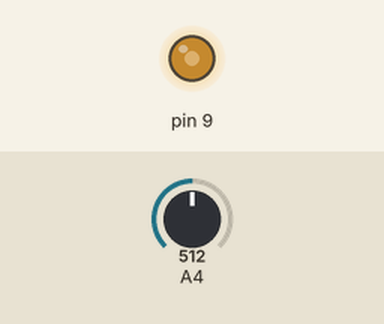
A sketch run on a simulated Arduino Uno, built with avr-gcc and run on an emulated ATmega328P. On the bench: output pins drawn as LEDs (lit = HIGH). The test bench sets the inputs (shaded band); at power-on: A4 = 512.

Above: at 1.2 s.
1.3 s: A4 set to 716
At 2.5 s:
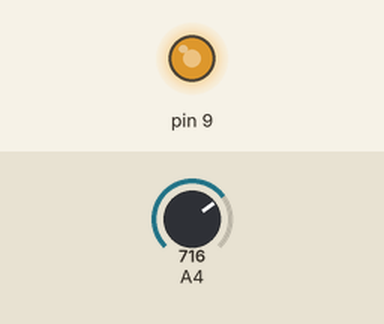
2.8 s: A4 set to 900
At 3.7 s:
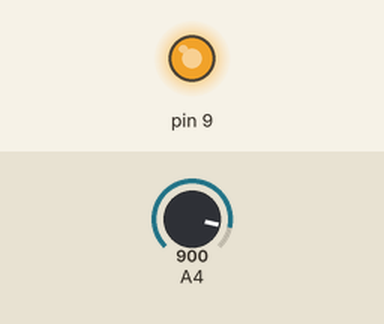
4.3 s: A4 set to 122
At 5.0 s:
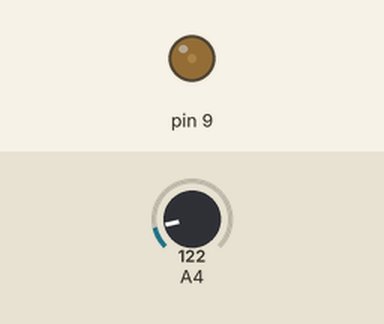
5.8 s: A4 set to 0
At 6.2 s:
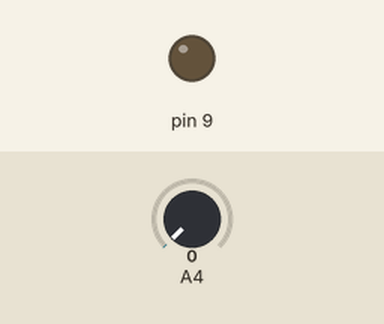
7.3 s: A4 set to 511
At 8.6 s:
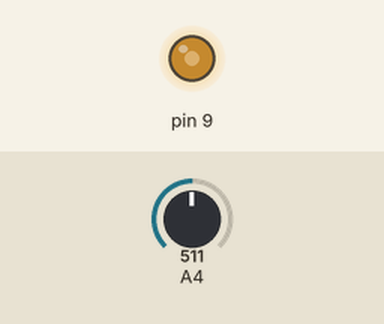
Timing chart, 0 to 9.8 s (numbered marks = the images above; inputs shaded):
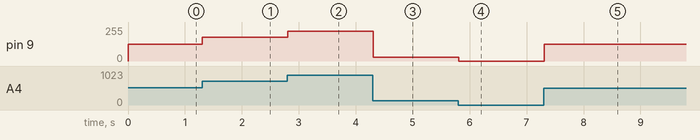

Measured:
- after the input at 1.3 s, pin 9: 127/255 → 178/255 at once
- after the input at 2.8 s, pin 9: 178/255 → 224/255 at once
- after the input at 4.3 s, pin 9: 224/255 → 30/255 at once
- after the input at 5.8 s, pin 9: 30/255 → 0/255 at once
- after the input at 7.3 s, pin 9: 0/255 → 127/255 at once

The sketch:

sample5_11.ino
```cpp
void setup() { }
void loop() {
   int v = analogRead(A4);      // 가변저항 값을 읽음
   analogWrite(9,v/1023.0*255); // PWM을 사용하는 아날로그 출력
   delay(100);
}
```
